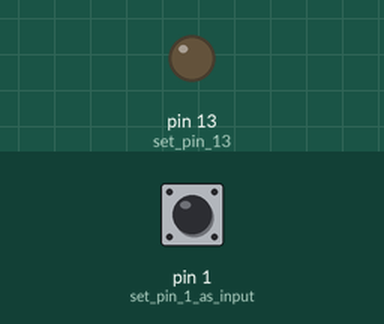
Simulated run of this sketch. Board: Arduino Uno, built with avr-gcc and run on an emulated ATmega328P. Parts: output pins drawn as LEDs (lit = HIGH). The inputs (shaded band) are chosen by the test bench; at power-on: pin 1 (set_pin_1_as_input) LOW.

Above: at 1.2 s.
1.3 s: pin 1 (set_pin_1_as_input) pulled HIGH for 0.15 s
At 1.37 s:
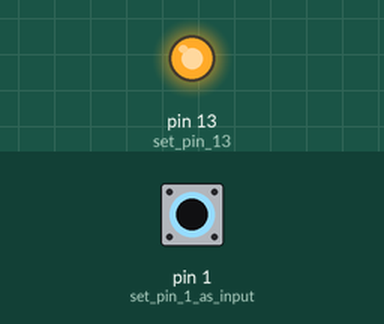
2.9 s: pin 1 (set_pin_1_as_input) pulled HIGH for 3.2 s
At 7.2 s:
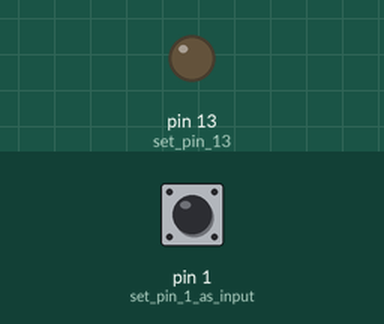
Timing chart, 0 to 8.7 s (numbered marks = the images above; inputs shaded):
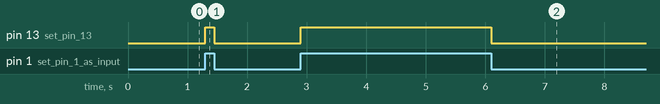

The sketch:

io.ino
```cpp
//This code controls the LED depends on the input at pin 1
void setup() {
  pinMode(1, INPUT);   //set pin 1 as input
  pinMode(13, OUTPUT); //set pin 13 (LED) as output
}

void loop() {
  boolean sig = digitalRead(1); //read input from pin 1
  digitalWrite(13, sig);  //assign LED with value of pin 1
}
```

Measured:
- after the input at 1.3 s, pin 13 (set_pin_13): LOW → HIGH at once, → LOW 0.15 s later
- after the input at 2.9 s, pin 13 (set_pin_13): LOW → HIGH at once, → LOW 3.2 s later
